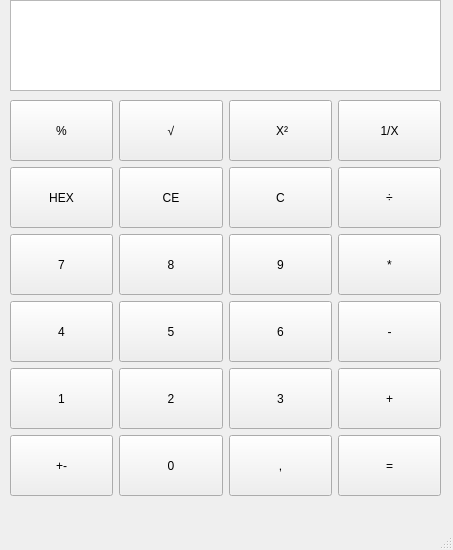
<?xml version="1.0" encoding="UTF-8"?>
<ui version="4.0">
 <class>MainWindow</class>
 <widget class="QMainWindow" name="MainWindow">
  <property name="geometry">
   <rect>
    <x>0</x>
    <y>0</y>
    <width>453</width>
    <height>550</height>
   </rect>
  </property>
  <property name="windowTitle">
   <string>MainWindow</string>
  </property>
  <widget class="QWidget" name="centralwidget">
   <widget class="QPlainTextEdit" name="plainTextEdit">
    <property name="geometry">
     <rect>
      <x>10</x>
      <y>0</y>
      <width>431</width>
      <height>91</height>
     </rect>
    </property>
   </widget>
   <widget class="QWidget" name="">
    <property name="geometry">
     <rect>
      <x>10</x>
      <y>100</y>
      <width>431</width>
      <height>398</height>
     </rect>
    </property>
    <layout class="QGridLayout" name="gridLayout">
     <item row="4" column="3">
      <widget class="QPushButton" name="plus_button">
       <property name="minimumSize">
        <size>
         <width>81</width>
         <height>61</height>
        </size>
       </property>
       <property name="styleSheet">
        <string notr="true">font: 22pt &quot;Ubuntu&quot;;</string>
       </property>
       <property name="text">
        <string>+</string>
       </property>
      </widget>
     </item>
     <item row="0" column="1">
      <widget class="QPushButton" name="square_root_button">
       <property name="minimumSize">
        <size>
         <width>81</width>
         <height>61</height>
        </size>
       </property>
       <property name="styleSheet">
        <string notr="true">font: 22pt &quot;Ubuntu&quot;;</string>
       </property>
       <property name="text">
        <string>√</string>
       </property>
      </widget>
     </item>
     <item row="2" column="3">
      <widget class="QPushButton" name="multiplication_button">
       <property name="minimumSize">
        <size>
         <width>81</width>
         <height>61</height>
        </size>
       </property>
       <property name="styleSheet">
        <string notr="true">font: 22pt &quot;Ubuntu&quot;;</string>
       </property>
       <property name="text">
        <string>*</string>
       </property>
      </widget>
     </item>
     <item row="0" column="0">
      <widget class="QPushButton" name="percent_button">
       <property name="minimumSize">
        <size>
         <width>81</width>
         <height>61</height>
        </size>
       </property>
       <property name="styleSheet">
        <string notr="true">font: 22pt &quot;Ubuntu&quot;;</string>
       </property>
       <property name="text">
        <string>%</string>
       </property>
      </widget>
     </item>
     <item row="0" column="2">
      <widget class="QPushButton" name="square_boot">
       <property name="minimumSize">
        <size>
         <width>81</width>
         <height>61</height>
        </size>
       </property>
       <property name="styleSheet">
        <string notr="true">font: 22pt &quot;Ubuntu&quot;;</string>
       </property>
       <property name="text">
        <string> X²</string>
       </property>
      </widget>
     </item>
     <item row="2" column="1">
      <widget class="QPushButton" name="eight_button">
       <property name="minimumSize">
        <size>
         <width>81</width>
         <height>61</height>
        </size>
       </property>
       <property name="styleSheet">
        <string notr="true">font: 22pt &quot;Ubuntu&quot;;</string>
       </property>
       <property name="text">
        <string>8</string>
       </property>
      </widget>
     </item>
     <item row="5" column="2">
      <widget class="QPushButton" name="comma_button">
       <property name="minimumSize">
        <size>
         <width>81</width>
         <height>61</height>
        </size>
       </property>
       <property name="styleSheet">
        <string notr="true">font: 22pt &quot;Ubuntu&quot;;</string>
       </property>
       <property name="text">
        <string>,</string>
       </property>
      </widget>
     </item>
     <item row="3" column="0">
      <widget class="QPushButton" name="four_button">
       <property name="minimumSize">
        <size>
         <width>81</width>
         <height>61</height>
        </size>
       </property>
       <property name="styleSheet">
        <string notr="true">font: 22pt &quot;Ubuntu&quot;;</string>
       </property>
       <property name="text">
        <string>4</string>
       </property>
      </widget>
     </item>
     <item row="5" column="3">
      <widget class="QPushButton" name="equally_button">
       <property name="minimumSize">
        <size>
         <width>81</width>
         <height>61</height>
        </size>
       </property>
       <property name="styleSheet">
        <string notr="true">font: 22pt &quot;Ubuntu&quot;;</string>
       </property>
       <property name="text">
        <string>=</string>
       </property>
      </widget>
     </item>
     <item row="1" column="1">
      <widget class="QPushButton" name="ce_button">
       <property name="minimumSize">
        <size>
         <width>81</width>
         <height>61</height>
        </size>
       </property>
       <property name="styleSheet">
        <string notr="true">font: 22pt &quot;Ubuntu&quot;;</string>
       </property>
       <property name="text">
        <string>CE</string>
       </property>
      </widget>
     </item>
     <item row="5" column="0">
      <widget class="QPushButton" name="plus_minus_button">
       <property name="minimumSize">
        <size>
         <width>81</width>
         <height>61</height>
        </size>
       </property>
       <property name="styleSheet">
        <string notr="true">font: 22pt &quot;Ubuntu&quot;;</string>
       </property>
       <property name="text">
        <string>+-</string>
       </property>
      </widget>
     </item>
     <item row="3" column="3">
      <widget class="QPushButton" name="minus_button">
       <property name="minimumSize">
        <size>
         <width>81</width>
         <height>61</height>
        </size>
       </property>
       <property name="styleSheet">
        <string notr="true">font: 22pt &quot;Ubuntu&quot;;</string>
       </property>
       <property name="text">
        <string>-</string>
       </property>
      </widget>
     </item>
     <item row="5" column="1">
      <widget class="QPushButton" name="zero_button">
       <property name="minimumSize">
        <size>
         <width>81</width>
         <height>61</height>
        </size>
       </property>
       <property name="styleSheet">
        <string notr="true">font: 22pt &quot;Ubuntu&quot;;</string>
       </property>
       <property name="text">
        <string>0</string>
       </property>
      </widget>
     </item>
     <item row="1" column="0">
      <widget class="QPushButton" name="hex_button">
       <property name="minimumSize">
        <size>
         <width>81</width>
         <height>61</height>
        </size>
       </property>
       <property name="styleSheet">
        <string notr="true">font: 22pt &quot;Ubuntu&quot;;</string>
       </property>
       <property name="text">
        <string>HEX</string>
       </property>
      </widget>
     </item>
     <item row="2" column="2">
      <widget class="QPushButton" name="nine_button">
       <property name="minimumSize">
        <size>
         <width>81</width>
         <height>61</height>
        </size>
       </property>
       <property name="styleSheet">
        <string notr="true">font: 22pt &quot;Ubuntu&quot;;</string>
       </property>
       <property name="text">
        <string>9</string>
       </property>
      </widget>
     </item>
     <item row="2" column="0">
      <widget class="QPushButton" name="seven_button">
       <property name="minimumSize">
        <size>
         <width>81</width>
         <height>61</height>
        </size>
       </property>
       <property name="styleSheet">
        <string notr="true">font: 22pt &quot;Ubuntu&quot;;</string>
       </property>
       <property name="text">
        <string>7</string>
       </property>
      </widget>
     </item>
     <item row="3" column="2">
      <widget class="QPushButton" name="six_button">
       <property name="minimumSize">
        <size>
         <width>81</width>
         <height>61</height>
        </size>
       </property>
       <property name="styleSheet">
        <string notr="true">font: 22pt &quot;Ubuntu&quot;;</string>
       </property>
       <property name="text">
        <string>6</string>
       </property>
      </widget>
     </item>
     <item row="1" column="2">
      <widget class="QPushButton" name="c_button">
       <property name="minimumSize">
        <size>
         <width>81</width>
         <height>61</height>
        </size>
       </property>
       <property name="styleSheet">
        <string notr="true">font: 22pt &quot;Ubuntu&quot;;</string>
       </property>
       <property name="text">
        <string>C</string>
       </property>
      </widget>
     </item>
     <item row="4" column="0">
      <widget class="QPushButton" name="one_button">
       <property name="minimumSize">
        <size>
         <width>81</width>
         <height>61</height>
        </size>
       </property>
       <property name="styleSheet">
        <string notr="true">font: 22pt &quot;Ubuntu&quot;;</string>
       </property>
       <property name="text">
        <string>1</string>
       </property>
      </widget>
     </item>
     <item row="0" column="3">
      <widget class="QPushButton" name="opposite_button">
       <property name="minimumSize">
        <size>
         <width>81</width>
         <height>61</height>
        </size>
       </property>
       <property name="styleSheet">
        <string notr="true">font: 22pt &quot;Ubuntu&quot;;</string>
       </property>
       <property name="text">
        <string>1/X</string>
       </property>
      </widget>
     </item>
     <item row="4" column="2">
      <widget class="QPushButton" name="three_button">
       <property name="minimumSize">
        <size>
         <width>81</width>
         <height>61</height>
        </size>
       </property>
       <property name="styleSheet">
        <string notr="true">font: 22pt &quot;Ubuntu&quot;;</string>
       </property>
       <property name="text">
        <string>3</string>
       </property>
      </widget>
     </item>
     <item row="1" column="3">
      <widget class="QPushButton" name="division_button">
       <property name="minimumSize">
        <size>
         <width>81</width>
         <height>61</height>
        </size>
       </property>
       <property name="styleSheet">
        <string notr="true">font: 22pt &quot;Ubuntu&quot;;</string>
       </property>
       <property name="text">
        <string>÷</string>
       </property>
      </widget>
     </item>
     <item row="3" column="1">
      <widget class="QPushButton" name="five_button">
       <property name="minimumSize">
        <size>
         <width>81</width>
         <height>61</height>
        </size>
       </property>
       <property name="styleSheet">
        <string notr="true">font: 22pt &quot;Ubuntu&quot;;</string>
       </property>
       <property name="text">
        <string>5</string>
       </property>
      </widget>
     </item>
     <item row="4" column="1">
      <widget class="QPushButton" name="two_button">
       <property name="minimumSize">
        <size>
         <width>81</width>
         <height>61</height>
        </size>
       </property>
       <property name="styleSheet">
        <string notr="true">font: 22pt &quot;Ubuntu&quot;;</string>
       </property>
       <property name="text">
        <string>2</string>
       </property>
      </widget>
     </item>
    </layout>
   </widget>
  </widget>
  <widget class="QMenuBar" name="menubar">
   <property name="geometry">
    <rect>
     <x>0</x>
     <y>0</y>
     <width>453</width>
     <height>22</height>
    </rect>
   </property>
  </widget>
  <widget class="QStatusBar" name="statusbar"/>
 </widget>
 <resources/>
 <connections/>
</ui>
